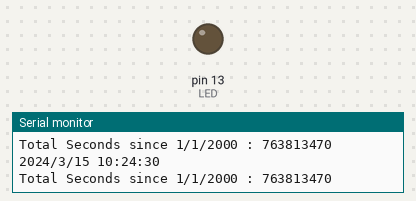
This sketch was run on a simulated Arduino Uno, built with avr-gcc and run on an emulated ATmega328P. Parts: output pins drawn as LEDs (lit = HIGH), the last lines printed to the serial monitor. The local clock reads 2024-03-15 10:24:30 at power-on unless the sketch sets it.

Above: at 0.7 s.
At 8.0 s:
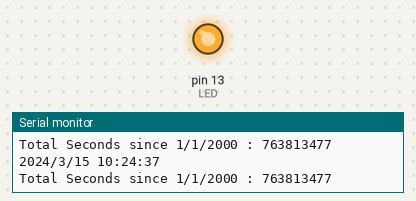
Timing chart, 0 to 10.5 s (numbered marks = the images above):
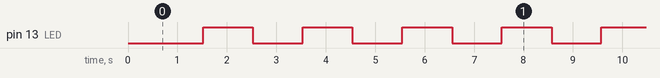

Measured:
- by itself, pin 13 (LED): goes 33 × (HIGH 1.0 s, LOW 1.0 s), HIGH 1.0 s, LOW 0.50 s, 30 × (HIGH 1.0 s, LOW 1.0 s), then HIGH
- by itself, everything shown: repeats every 16.1 s, in 16 steps

The sketch:

Lab_5_ex_1.ino
```cpp
int LED = 13;
#include <ThreeWire.h>
#include <RtcDS1302.h>
ThreeWire myWire(4,5,2); // IO, SCLK, CE
RtcDS1302<ThreeWire> Rtc(myWire);
void printDateTime(const RtcDateTime& dt){
 Serial.print(dt.Year(), DEC);
 Serial.print('/');
 Serial.print(dt.Month(), DEC);
 Serial.print('/');
 Serial.print(dt.Day(), DEC);
 Serial.print(' ');
 Serial.print(dt.Hour(), DEC);
 Serial.print(':');
 Serial.print(dt.Minute(), DEC);
 Serial.print(':');
 Serial.print(dt.Second(), DEC);
 Serial.println();
 Serial.print("Total Seconds since 1/1/2000 : ");
 Serial.print(dt.TotalSeconds());
 Serial.println();
}
void setup() {
  pinMode (13, OUTPUT);
 Serial.begin(57600);
 Rtc.Begin();
 RtcDateTime setting_time(2020,2,2,23,31,10);
 // year, month, dayOfMonth, hour, minute, second
 printDateTime(setting_time);
 //Try to comment This line
 //Rtc.SetDateTime(setting_time);
}
void loop() {
 RtcDateTime now = Rtc.GetDateTime();
 printDateTime(now);
 delay(500);
 if(now.Second()%2) {
  digitalWrite(LED, HIGH);
 }
 else {
  digitalWrite(LED, LOW);
 }
}
```
